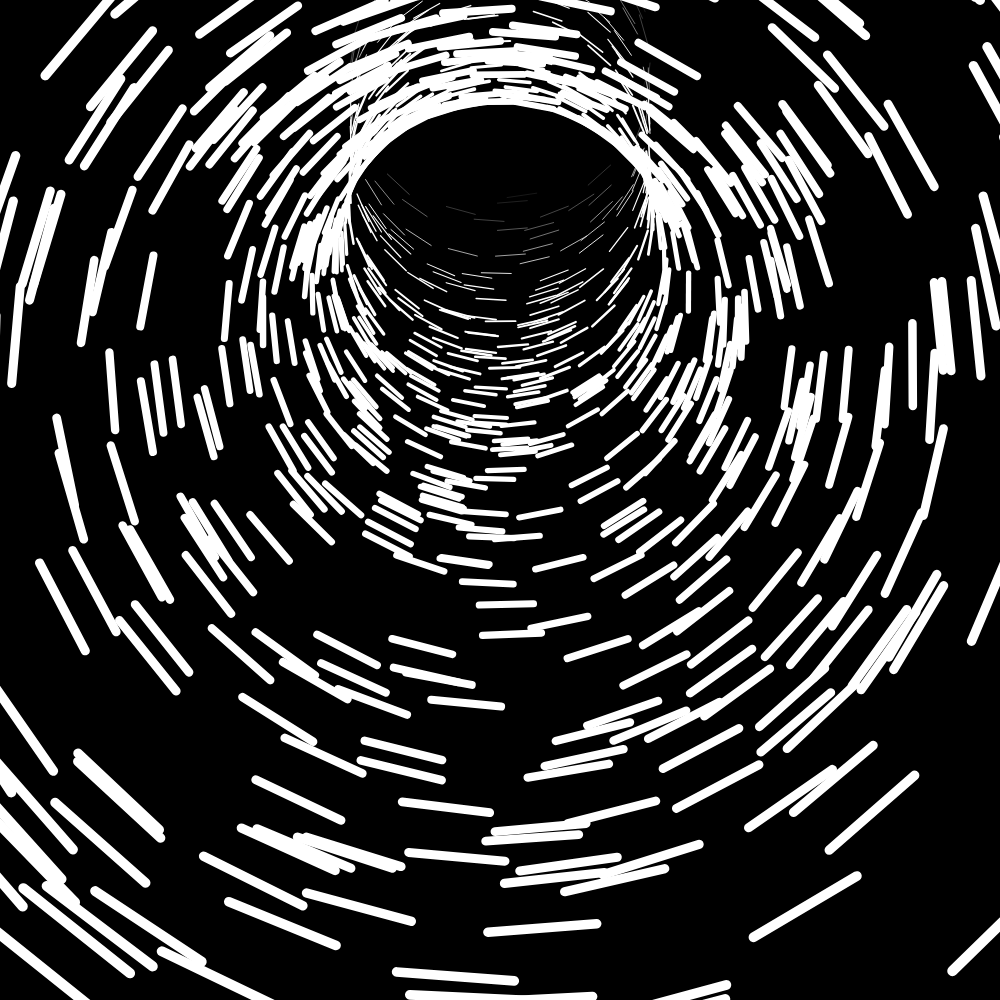
Frame 1 (no input)
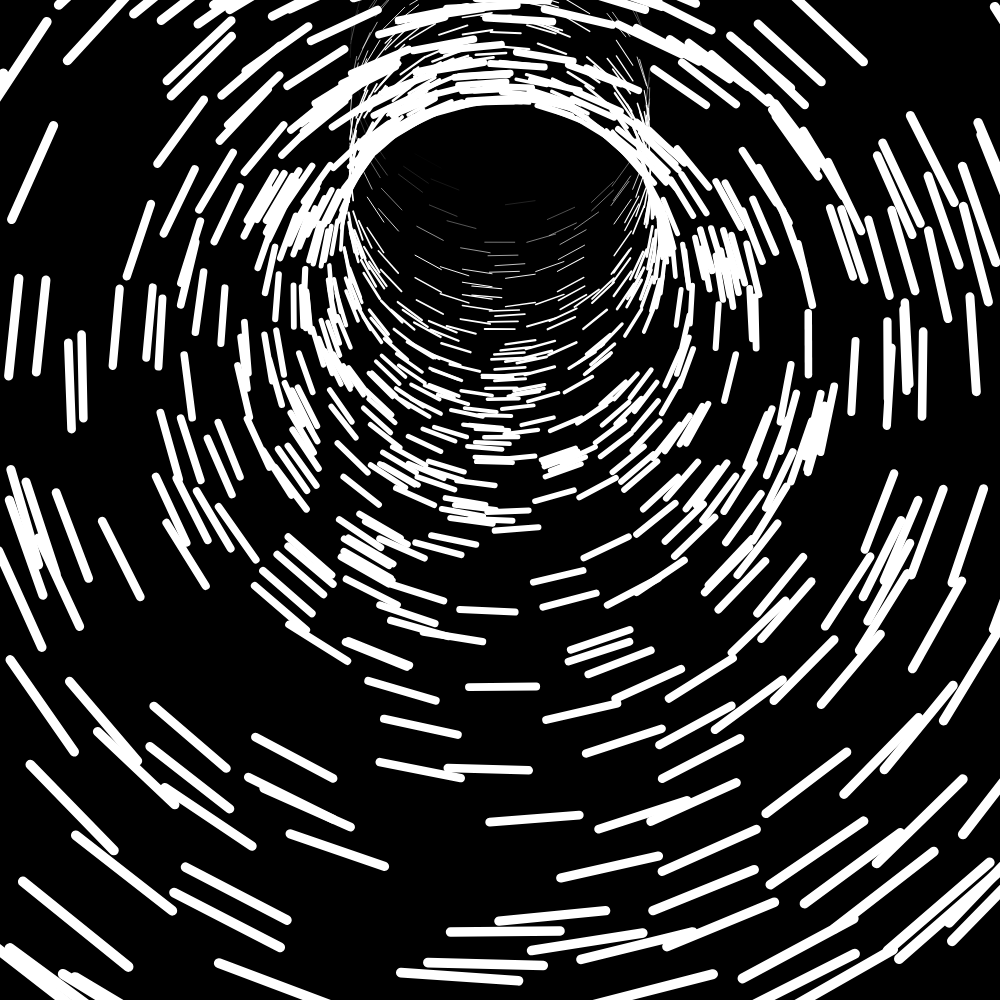
Frame 60 (no input)
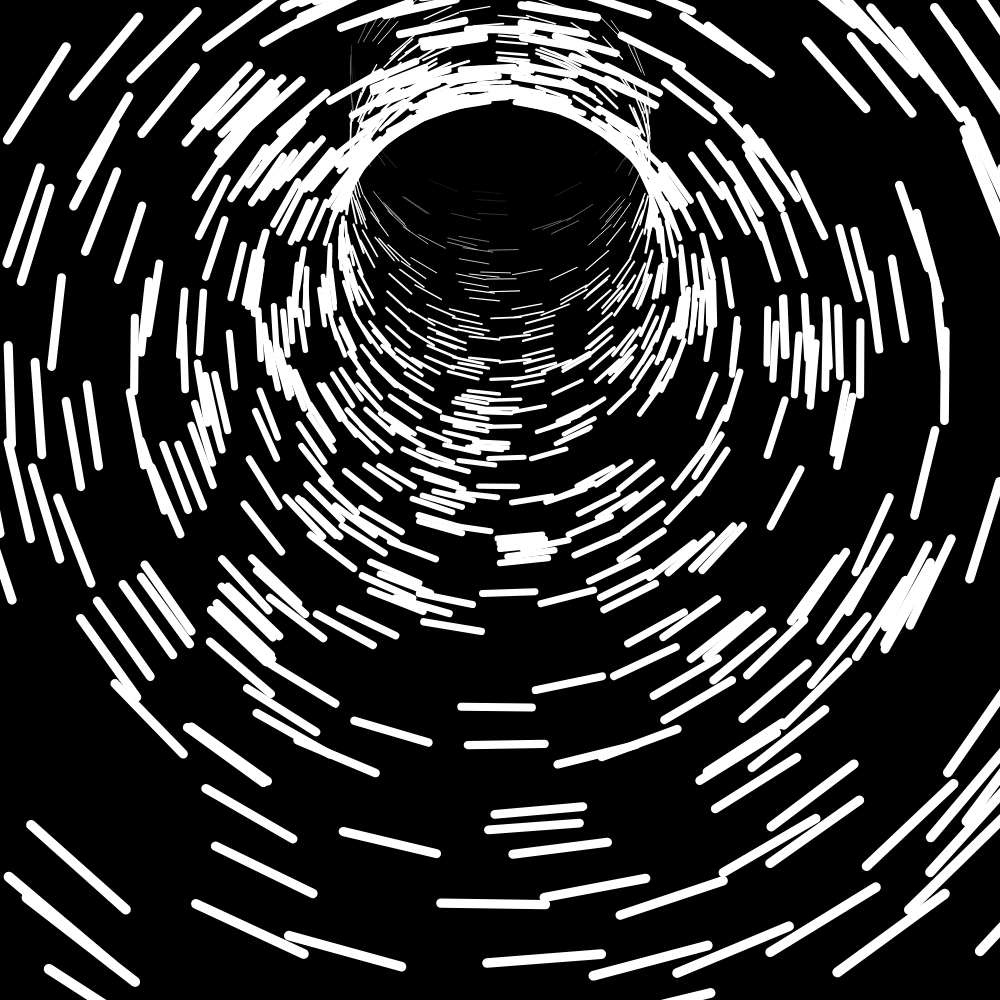
Frame 120 (the mouse pressed at the canvas centre since frame 60)

The p5.js sketch that drew these frames (run headless with seeded random() and noise() and a simulated clock; from frame 60 on, the mouse is pressed at the canvas centre):

// p5.js sketch
// ── sketch.js
/*
Adapted from 
https://openprocessing.org/sketch/1243135
by Tibe Cruze
https://openprocessing.org/user/279949?view=sketches

This version by Juan Carlos Ponce Campuzano
10-Nov-2021
https://jcponce.github.io
*/

setup=()=>{
  W=min(windowWidth, windowHeight);
  createCanvas(W, W);
  stroke(255);
}

draw=()=>{
  background(0);
  translate(width/2,9);
  F=frameCount*0.2;
  for(i=1;i<W*1.6;i++){
    y=sqrt(i*150);
    r=pow(i/W,3)*i/2+150;
    N=noise(i*0.1-F)*99+F*0.02;
    strokeWeight(i*0.01);
    line(cos(N)*r,y+sin(N)*r,cos(N+0.2)*r,y+sin(N+0.2)*r);
  }
}
